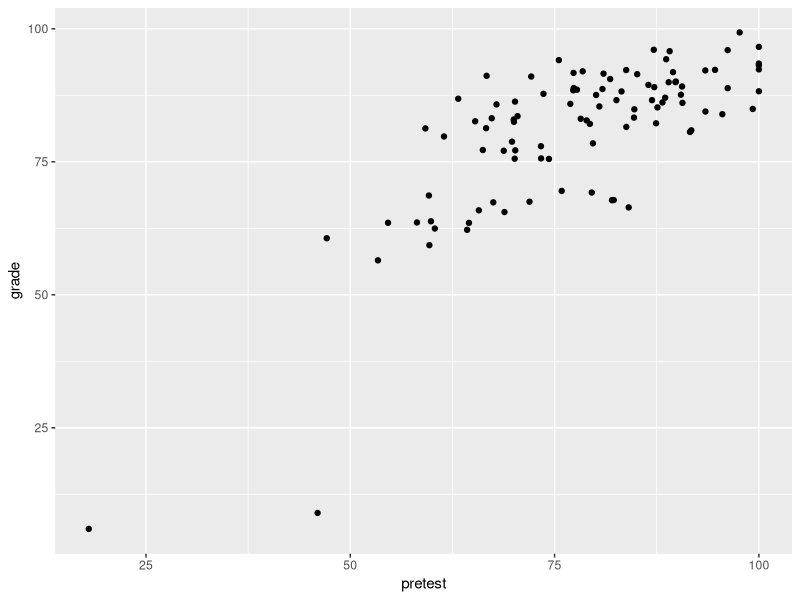
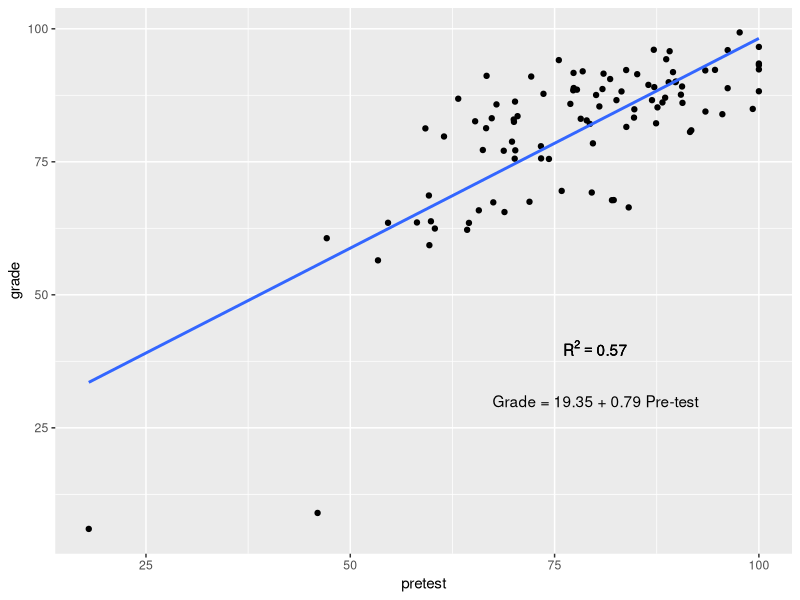
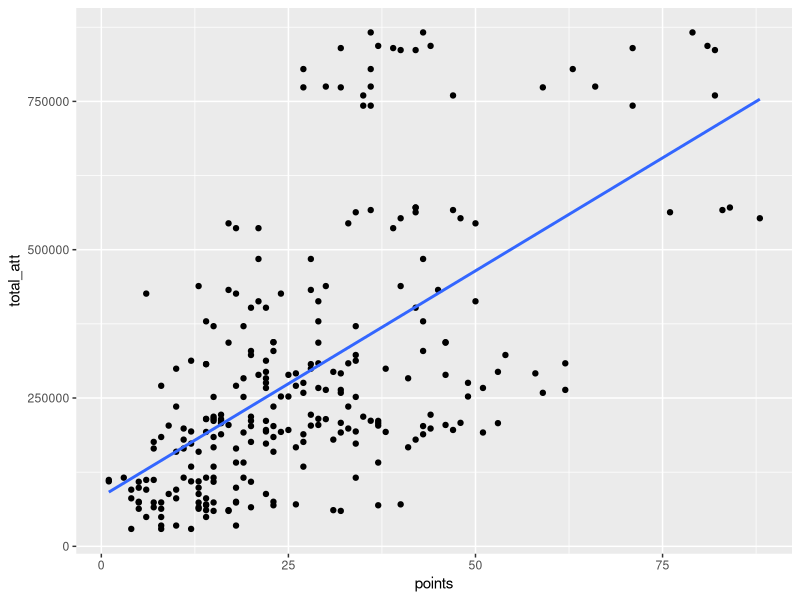
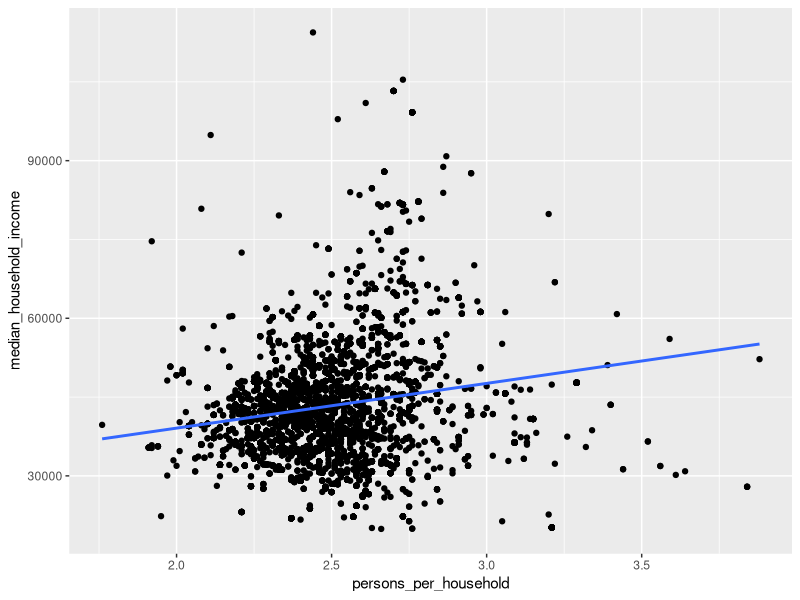

Recreate these plots in R, in order.
###-----------------------------------------------------------------###
###-----------------------------------------------------------------###
###-----------------------------------------------------------------###
### INTRODUCTION TO REGRESSION: STUDENT CODE
### This code goes with the lesson that introduces students to
### regression. 
###
### The first half of the code helps you follow along with the 
### examples presented in class.
###
### The second half of the code prepares you for the in-class activity
###-----------------------------------------------------------------###
###-----------------------------------------------------------------###
###-----------------------------------------------------------------###

###---Install libraries if you don't have them
# install.packages("tidyverse"); install.packages("skimr")


###---Load libraries
library(tidyverse)
library(skimr)


###-----------------------------------------------------------------###
### In-class examples
###-----------------------------------------------------------------###

# read in data
grades <- read_csv("grades_2018.csv")

# check data
head(grades) # look at first 5 rows
sample_n(grades, 5) # look at random 5 rows
skim(grades)

###---Scatterplot
ggplot(grades) + 
  geom_point(aes(pretest, grade))

###---Correlation
cor(grades$pretest, grades$grade)

###---Regression line
summary(lm(grade ~ pretest, grades))


###---ALL THREE AT ONCE
# r^2 formatted for plot
r <- round(cor(grades$pretest, grades$grade)^2, 2) 
r2_text = bquote(R^2 == .(r))

# regression ceofficients formatted for plot
lin_mod <- lm(grade ~ pretest, grades)
b0 <- coef(lin_mod)[1]
b1 <- coef(lin_mod)[2]

# plot data
ggplot(grades) + 
  geom_point(aes(pretest, grade)) + # points in scatterplot
  geom_smooth(aes(pretest, grade), # regression line
              method = "lm", 
              se = FALSE) + 
  annotate("text", # add r^2 value to plot
           x = 80, y = 40, 
           label = r2_text) +
  annotate("text", # add regression equation to plot
           x = 80, y = 30, 
           label = paste("Grade =", 
                         round(b0, 2), "+", 
                         round(b1, 2), "Pre-test"))




###-----------------------------------------------------------------###
### Activity: Football
###-----------------------------------------------------------------###

# read in data
fb <- read_csv("football.csv") %>%
  filter(league == "Eredivisie") %>% # get Dutch teams
  select(season, # select relevant columns
         team, 
         avg_att,
         total_att, 
         finish, 
         points, 
         goals_for, 
         goals_against, 
         goal_diff)

# check the data
skimr::skim(fb)
sample_n(fb, 10)


###--------------
###---Question 1: Interpret the following to describe the relationship between 
###               points scored in a season and total attendance

# Plot the data with a regression line
ggplot(fb) + 
  geom_point(aes(points, total_att)) + 
  geom_smooth(aes(points, total_att), 
              method = "lm", se = FALSE)

# Correlation
R_pts_att <- cor(fb$points, fb$total_att)
R_pts_att; R_pts_att^2

# Regression
summary(lm(total_att ~ points, fb))


###--------------
###---Question 2: Examine the relationship between total attendance and goals scored.
## YOUR CODE HERE


###--------------
###---Question 3: Examine the relationship between total attendance and goal differential.
## YOUR CODE HERE





###-----------------------------------------------------------------###
### Activity: Poverty & Education
###-----------------------------------------------------------------###


# read in data
dat <- read_csv("municipalities.csv") %>%
  select(fed_spending, # select the relevant columns
         hs_grad, 
         persons_per_household, 
         poverty, 
         median_household_income)

# quick check of the data
skimr::skim(dat)
sample_n(dat, 10)




###--------------
###---Question 1: Examine the relationship between average persons per household
###               and median household income.

# Plot the data with a regression line
ggplot(dat) + 
  geom_point(aes(persons_per_household, median_household_income)) + 
  geom_smooth(aes(persons_per_household, median_household_income), 
              method = "lm", se = FALSE)

# Correlation
R_inc_pph <- cor(dat$median_household_income, dat$persons_per_household)
R_inc_pph; R_inc_pph^2

# Regression
summary(lm(median_household_income ~ persons_per_household, dat))




###--------------
###---Question 2: Examine the relationship between poverty and secondary school graduation.
## YOUR CODE HERE



###--------------
###---Question 3: Examine the relationship between median income and secondary school graduation.
## YOUR CODE HERE